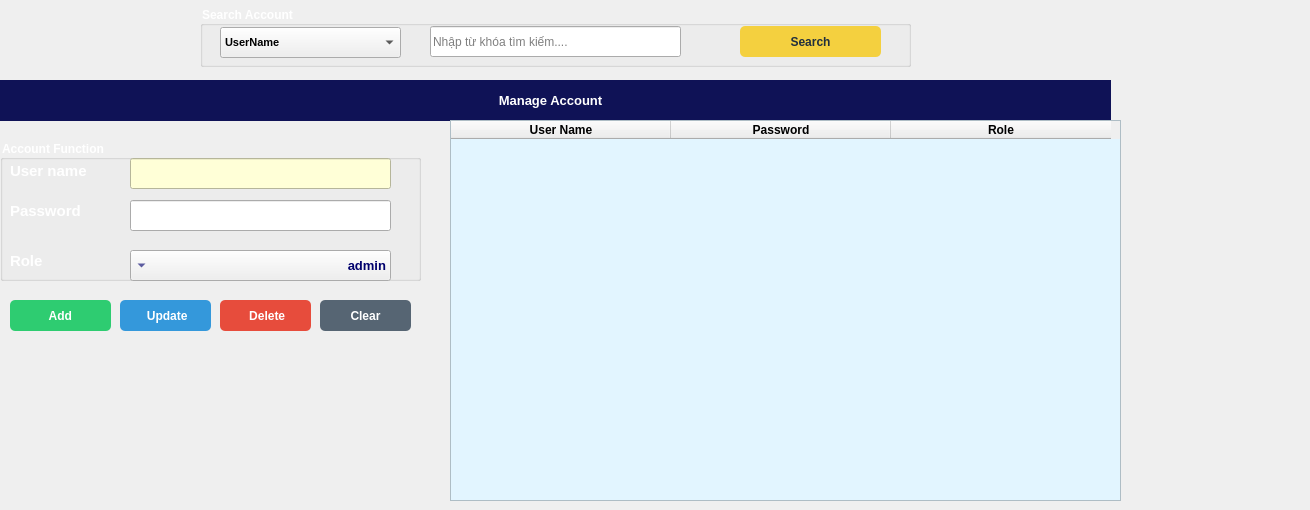
       <widget class="QWidget" name="Account">
        <attribute name="title">
         <string>Account</string>
        </attribute>
        <widget class="QLabel" name="label_6">
         <property name="geometry">
          <rect>
           <x>-10</x>
           <y>80</y>
           <width>1121</width>
           <height>41</height>
          </rect>
         </property>
         <property name="font">
          <font>
           <pointsize>10</pointsize>
           <bold>true</bold>
          </font>
         </property>
         <property name="styleSheet">
          <string notr="true">background-color: rgb(15, 18, 86);
color: rgb(255, 255, 255);</string>
         </property>
         <property name="text">
          <string>Manage Account</string>
         </property>
         <property name="alignment">
          <set>Qt::AlignmentFlag::AlignCenter</set>
         </property>
        </widget>
        <widget class="QPushButton" name="Supplier_Delete_Btn">
         <property name="geometry">
          <rect>
           <x>220</x>
           <y>300</y>
           <width>91</width>
           <height>31</height>
          </rect>
         </property>
         <property name="font">
          <font>
           <bold>true</bold>
          </font>
         </property>
         <property name="cursor">
          <cursorShape>PointingHandCursor</cursorShape>
         </property>
         <property name="styleSheet">
          <string notr="true">QPushButton{
  background-color: rgb(231, 76, 60);
  color: rgb(255, 255, 255);
  border-radius: 5px;
}
QPushButton::pressed{
	padding-left:5px;
	padding-top: 5px;
	background-color: rgb(236, 112, 99);
}</string>
         </property>
         <property name="text">
          <string> Delete</string>
         </property>
         <property name="icon">
          <iconset>
           <normaloff>:/Button/bin.png</normaloff>:/Button/bin.png</iconset>
         </property>
         <property name="iconSize">
          <size>
           <width>15</width>
           <height>15</height>
          </size>
         </property>
        </widget>
        <widget class="QPushButton" name="Supplier_Save_Btn">
         <property name="geometry">
          <rect>
           <x>10</x>
           <y>300</y>
           <width>101</width>
           <height>31</height>
          </rect>
         </property>
         <property name="font">
          <font>
           <bold>true</bold>
          </font>
         </property>
         <property name="cursor">
          <cursorShape>PointingHandCursor</cursorShape>
         </property>
         <property name="styleSheet">
          <string notr="true">QPushButton{
  background-color: rgb(46, 204, 113);
  color: rgb(255, 255, 255);
  border-radius: 5px;
}
QPushButton::pressed{
	padding-left:5px;
	padding-top: 5px;
	background-color: rgb(130, 224, 170);
}</string>
         </property>
         <property name="text">
          <string> Add </string>
         </property>
         <property name="icon">
          <iconset>
           <normaloff>:/Button/add.png</normaloff>:/Button/add.png</iconset>
         </property>
         <property name="iconSize">
          <size>
           <width>15</width>
           <height>15</height>
          </size>
         </property>
        </widget>
        <widget class="QPushButton" name="Supplier_Update_Btn">
         <property name="geometry">
          <rect>
           <x>120</x>
           <y>300</y>
           <width>91</width>
           <height>31</height>
          </rect>
         </property>
         <property name="font">
          <font>
           <bold>true</bold>
          </font>
         </property>
         <property name="cursor">
          <cursorShape>PointingHandCursor</cursorShape>
         </property>
         <property name="styleSheet">
          <string notr="true">QPushButton{
  background-color: rgb(52, 152, 219);
  color: rgb(255, 255, 255);
  border-radius: 5px;
}
QPushButton::pressed{
	padding-left:5px;
	padding-top: 5px;
	background-color: rgb(93, 173, 226);
}</string>
         </property>
         <property name="text">
          <string> Update</string>
         </property>
         <property name="icon">
          <iconset>
           <normaloff>:/Button/refresh.png</normaloff>:/Button/refresh.png</iconset>
         </property>
        </widget>
        <widget class="QPushButton" name="Supplier_Clear_Btn">
         <property name="geometry">
          <rect>
           <x>320</x>
           <y>300</y>
           <width>91</width>
           <height>31</height>
          </rect>
         </property>
         <property name="font">
          <font>
           <bold>true</bold>
          </font>
         </property>
         <property name="cursor">
          <cursorShape>PointingHandCursor</cursorShape>
         </property>
         <property name="styleSheet">
          <string notr="true">QPushButton{
  background-color: rgb(86, 101, 115);
  color: rgb(255, 255, 255);
  border-radius: 5px;
}
QPushButton::pressed{
	padding-left:5px;
	padding-top: 5px;
	background-color: rgb(128, 139, 150);
}</string>
         </property>
         <property name="text">
          <string>Clear</string>
         </property>
         <property name="icon">
          <iconset>
           <normaloff>:/Button/clean.png</normaloff>:/Button/clean.png</iconset>
         </property>
        </widget>
        <widget class="QTableWidget" name="Supp_tableWidget">
         <property name="geometry">
          <rect>
           <x>450</x>
           <y>120</y>
           <width>671</width>
           <height>381</height>
          </rect>
         </property>
         <property name="styleSheet">
          <string notr="true">QTableWidget#Supp_tableWidget{
background-color: rgb(226, 245, 255);
}</string>
         </property>
         <property name="rowCount">
          <number>0</number>
         </property>
         <attribute name="horizontalHeaderDefaultSectionSize">
          <number>220</number>
         </attribute>
         <column>
          <property name="text">
           <string>User Name</string>
          </property>
          <property name="font">
           <font>
            <bold>true</bold>
           </font>
          </property>
         </column>
         <column>
          <property name="text">
           <string>Password</string>
          </property>
          <property name="font">
           <font>
            <bold>true</bold>
           </font>
          </property>
         </column>
         <column>
          <property name="text">
           <string>Role</string>
          </property>
          <property name="font">
           <font>
            <bold>true</bold>
           </font>
          </property>
         </column>
        </widget>
        <widget class="QGroupBox" name="groupBox_8">
         <property name="geometry">
          <rect>
           <x>200</x>
           <y>6</y>
           <width>711</width>
           <height>61</height>
          </rect>
         </property>
         <property name="font">
          <font>
           <bold>true</bold>
          </font>
         </property>
         <property name="styleSheet">
          <string notr="true">color: rgb(255, 255, 255);</string>
         </property>
         <property name="title">
          <string>Search Account</string>
         </property>
         <widget class="QComboBox" name="Supp_SearchBy_Comb">
          <property name="geometry">
           <rect>
            <x>20</x>
            <y>21</y>
            <width>181</width>
            <height>31</height>
           </rect>
          </property>
          <property name="font">
           <font>
            <family>MS Shell Dlg 2</family>
            <pointsize>8</pointsize>
            <italic>false</italic>
            <bold>true</bold>
           </font>
          </property>
          <property name="styleSheet">
           <string notr="true">color: rgb(0, 0, 0);</string>
          </property>
          <item>
           <property name="text">
            <string>UserName</string>
           </property>
          </item>
          <item>
           <property name="text">
            <string>Role</string>
           </property>
          </item>
         </widget>
         <widget class="QLineEdit" name="Supp_Search_box">
          <property name="geometry">
           <rect>
            <x>230</x>
            <y>20</y>
            <width>251</width>
            <height>31</height>
           </rect>
          </property>
          <property name="styleSheet">
           <string notr="true">color: rgb(0, 0, 0);</string>
          </property>
          <property name="text">
           <string/>
          </property>
          <property name="placeholderText">
           <string>Nhập từ khóa tìm kiếm....</string>
          </property>
         </widget>
         <widget class="QPushButton" name="Empl_Search_Btn_3">
          <property name="geometry">
           <rect>
            <x>540</x>
            <y>20</y>
            <width>141</width>
            <height>31</height>
           </rect>
          </property>
          <property name="font">
           <font>
            <bold>true</bold>
           </font>
          </property>
          <property name="cursor">
           <cursorShape>PointingHandCursor</cursorShape>
          </property>
          <property name="styleSheet">
           <string notr="true">QPushButton{
  background-color: rgb(244, 208, 63);
  color: rgb(33, 47, 61);
  border-radius: 5px;
}
QPushButton::pressed{
	padding-left:2px;
	padding-top: 3px;
	background-color: rgb(248, 196, 113);
}</string>
          </property>
          <property name="text">
           <string>Search</string>
          </property>
          <property name="icon">
           <iconset>
            <normaloff>:/Button/search.png</normaloff>:/Button/search.png</iconset>
          </property>
         </widget>
        </widget>
        <widget class="QLabel" name="label_27">
         <property name="geometry">
          <rect>
           <x>0</x>
           <y>0</y>
           <width>1301</width>
           <height>81</height>
          </rect>
         </property>
         <property name="styleSheet">
          <string notr="true">background-image: url(:/Background/banner_min.png);</string>
         </property>
         <property name="text">
          <string/>
         </property>
        </widget>
        <widget class="QLabel" name="label_31">
         <property name="geometry">
          <rect>
           <x>-6</x>
           <y>120</y>
           <width>561</width>
           <height>381</height>
          </rect>
         </property>
         <property name="font">
          <font>
           <pointsize>10</pointsize>
          </font>
         </property>
         <property name="styleSheet">
          <string notr="true">background-image: url(:/Background/banner_min.png);</string>
         </property>
         <property name="text">
          <string/>
         </property>
        </widget>
        <widget class="QGroupBox" name="groupBox_5">
         <property name="geometry">
          <rect>
           <x>0</x>
           <y>140</y>
           <width>421</width>
           <height>141</height>
          </rect>
         </property>
         <property name="font">
          <font>
           <bold>true</bold>
          </font>
         </property>
         <property name="styleSheet">
          <string notr="true">color: rgb(255, 255, 255);</string>
         </property>
         <property name="title">
          <string>Account Function</string>
         </property>
         <widget class="QLabel" name="label_7">
          <property name="geometry">
           <rect>
            <x>10</x>
            <y>20</y>
            <width>101</width>
            <height>21</height>
           </rect>
          </property>
          <property name="font">
           <font>
            <pointsize>11</pointsize>
            <bold>true</bold>
           </font>
          </property>
          <property name="styleSheet">
           <string notr="true">color: rgb(255, 255, 255);</string>
          </property>
          <property name="text">
           <string>User name</string>
          </property>
         </widget>
         <widget class="QLineEdit" name="Supp_Name">
          <property name="geometry">
           <rect>
            <x>130</x>
            <y>60</y>
            <width>261</width>
            <height>31</height>
           </rect>
          </property>
          <property name="styleSheet">
           <string notr="true">color: rgb(0, 0, 0)</string>
          </property>
          <property name="text">
           <string/>
          </property>
         </widget>
         <widget class="QLabel" name="label_8">
          <property name="geometry">
           <rect>
            <x>10</x>
            <y>60</y>
            <width>121</width>
            <height>21</height>
           </rect>
          </property>
          <property name="font">
           <font>
            <pointsize>11</pointsize>
            <bold>true</bold>
           </font>
          </property>
          <property name="styleSheet">
           <string notr="true">color: rgb(255, 255, 255);</string>
          </property>
          <property name="text">
           <string>Password</string>
          </property>
         </widget>
         <widget class="QLineEdit" name="Supp_invoice_No">
          <property name="geometry">
           <rect>
            <x>130</x>
            <y>18</y>
            <width>261</width>
            <height>31</height>
           </rect>
          </property>
          <property name="styleSheet">
           <string notr="true">background-color: rgb(255, 255, 215);
color: rgb(0, 0, 0)</string>
          </property>
          <property name="text">
           <string/>
          </property>
          <property name="placeholderText">
           <string/>
          </property>
         </widget>
         <widget class="QLabel" name="label_29">
          <property name="geometry">
           <rect>
            <x>10</x>
            <y>110</y>
            <width>101</width>
            <height>21</height>
           </rect>
          </property>
          <property name="font">
           <font>
            <pointsize>11</pointsize>
            <bold>true</bold>
           </font>
          </property>
          <property name="styleSheet">
           <string notr="true">color: rgb(255, 255, 255);</string>
          </property>
          <property name="text">
           <string>Role</string>
          </property>
         </widget>
         <widget class="QComboBox" name="roleComboBox">
          <property name="geometry">
           <rect>
            <x>130</x>
            <y>110</y>
            <width>261</width>
            <height>31</height>
           </rect>
          </property>
          <property name="font">
           <font>
            <pointsize>10</pointsize>
            <bold>true</bold>
           </font>
          </property>
          <property name="layoutDirection">
           <enum>Qt::LayoutDirection::RightToLeft</enum>
          </property>
          <property name="styleSheet">
           <string notr="true">color: rgb(0, 0, 109);

</string>
          </property>
          <item>
           <property name="text">
            <string>admin</string>
           </property>
          </item>
          <item>
           <property name="text">
            <string>user</string>
           </property>
          </item>
         </widget>
        </widget>
        <zorder>label_31</zorder>
        <zorder>label_27</zorder>
        <zorder>label_6</zorder>
        <zorder>Supplier_Delete_Btn</zorder>
        <zorder>Supplier_Save_Btn</zorder>
        <zorder>Supplier_Update_Btn</zorder>
        <zorder>Supplier_Clear_Btn</zorder>
        <zorder>Supp_tableWidget</zorder>
        <zorder>groupBox_8</zorder>
        <zorder>groupBox_5</zorder>
       </widget>
